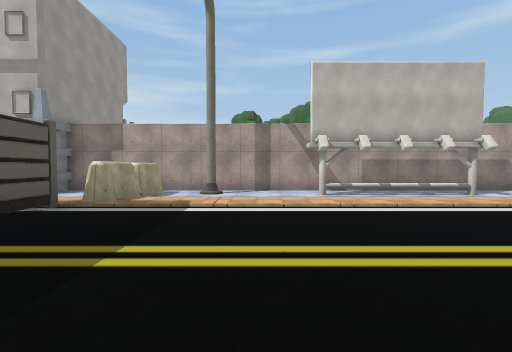
View 1 (above)

16 first-person views from a walk through a scene from a Unity 3-D project. The camera is 1.4 m above the floor, tilts 2° down and sees 90° across. The floor is counted in squares, 2 m on a side. Each view is taken from the middle of a square. On the plan, view 1 faces up. The plan holds only what a view shows up to about 9 squares ahead; the rest is blank. The place goes on beyond the plan. Some surface patterns are stand-ins.

View 2
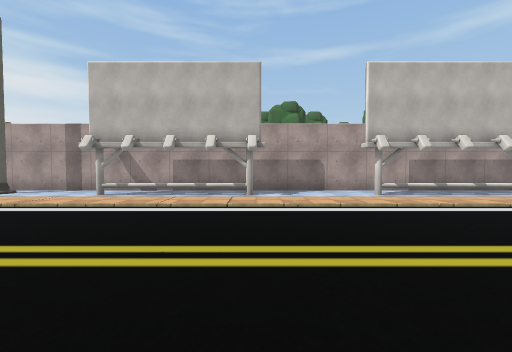

View 3
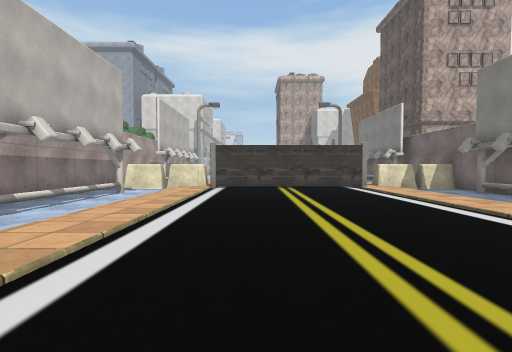

View 4
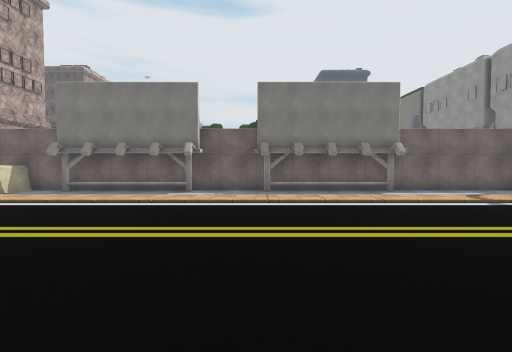

View 5
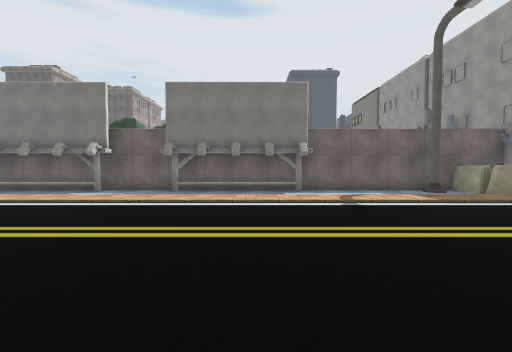

View 6
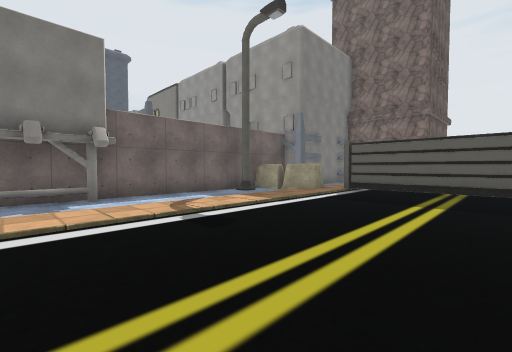

View 7
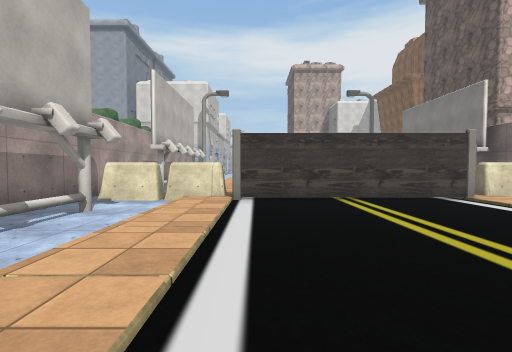

View 8
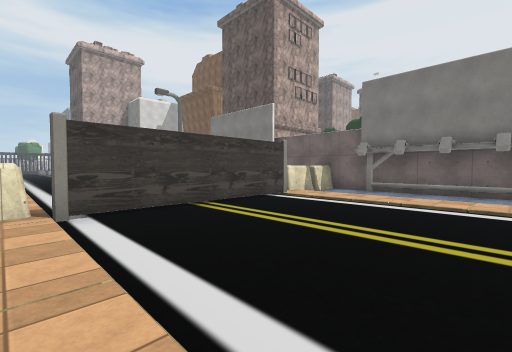

View 9
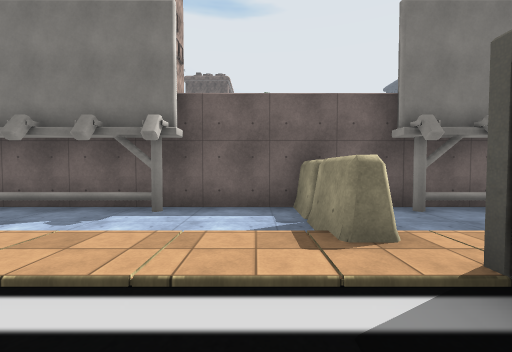

View 10
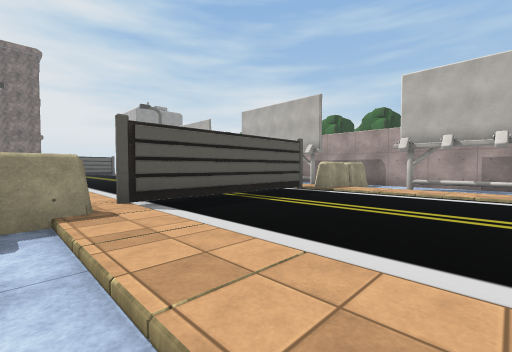

View 11
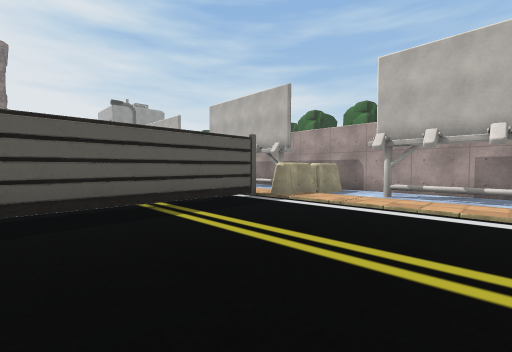

View 12
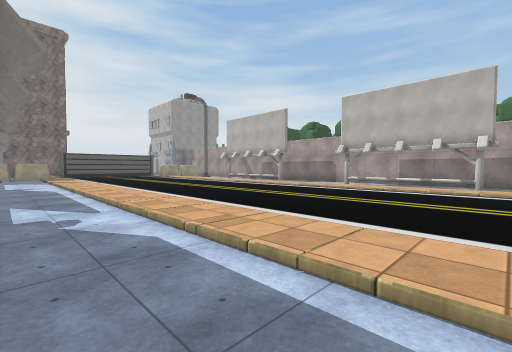

View 13
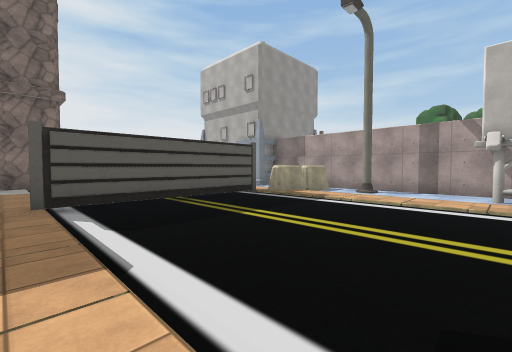

View 14
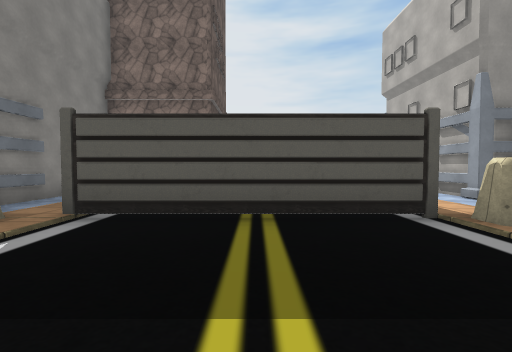

View 15
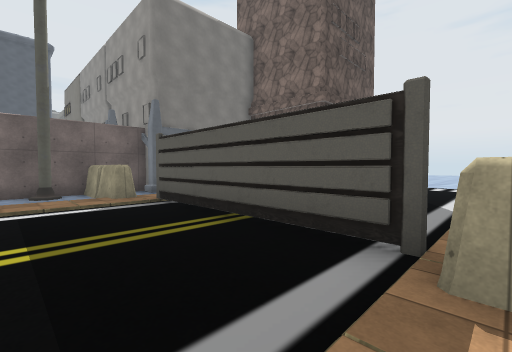

View 16
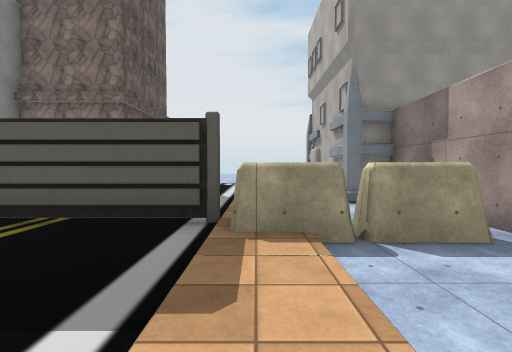

### Floor plan
Key: @ floor where view 1 was taken; # wall or solid block; . floor; ^ raised ledge; T thing the floor can be seen under or through; O other object.
Columns run from 6 left of view 1 to 19 right of it. Each row starts with its distance up from view 1.
  8 ##########################
  7 #..#....OOOOO...OOOO.#.OOO
  6 ...#.....      ......#....
  5  ..^.................^....
  4  ..T.................#....
  3   .T.................#....
  2   .T.................#....
  1   .T.................#....
  0   .T..@..............#....
 -1 .... .....................
 -2 ...#.................#....
 -3 #O.##....O......OOO..#..O.
 -4 ##########################
 -5       O

Positions as (right, up) in squares from view 1, and headings:
1: (0, 0), facing up
2: (6, 0), facing up
3: (6, 3), facing right
4: (7, 5), facing down
5: (4, 5), facing down
6: (4, 3), facing down-left
7: (9, 4), facing right
8: (10, 5), facing down-right
9: (16, 1), facing down
10: (19, -2), facing up-left
11: (19, 0), facing up-left
12: (14, -3), facing up-left
13: (2, -1), facing up-left
14: (0, 2), facing left
15: (-1, 5), facing down-left
16: (0, 5), facing left
